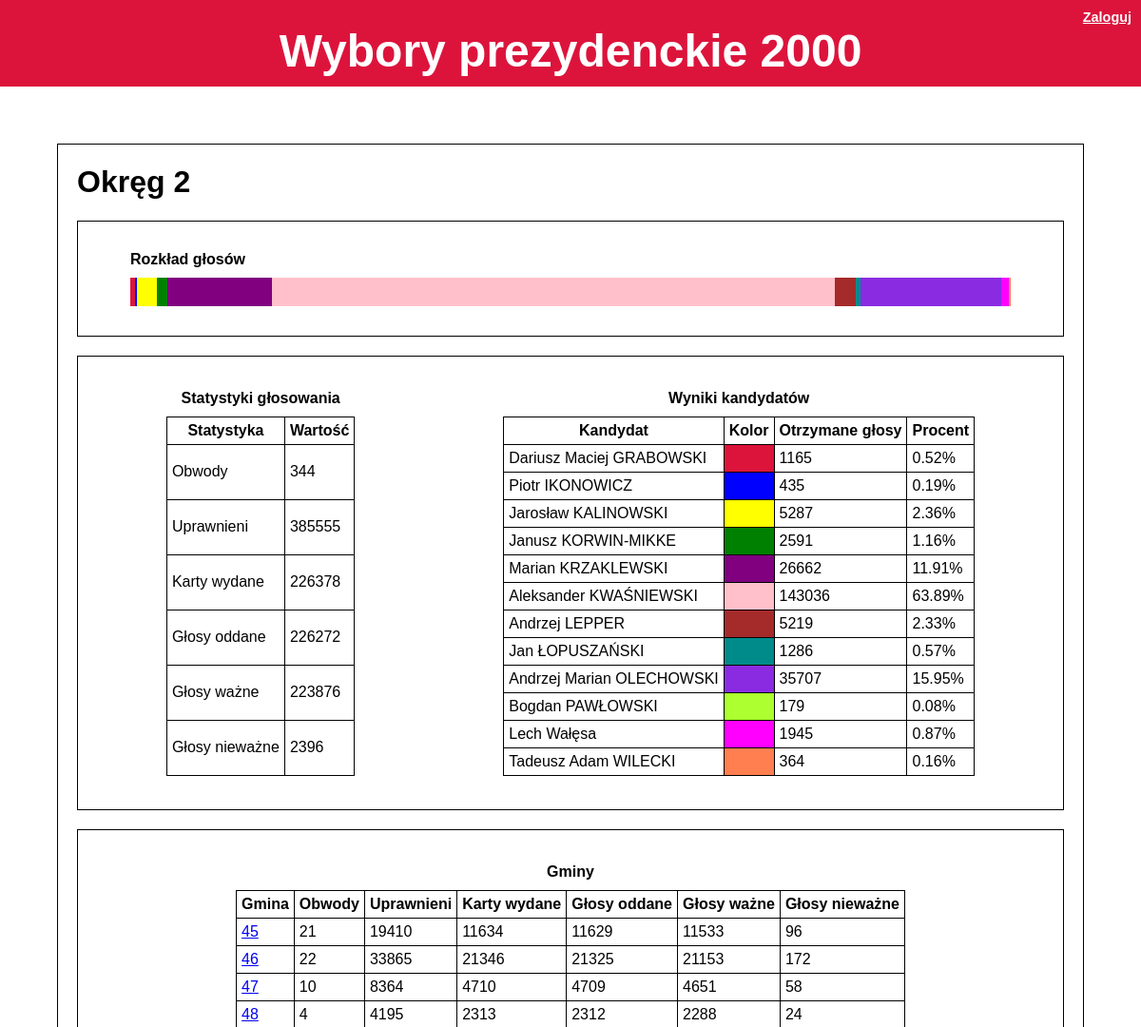
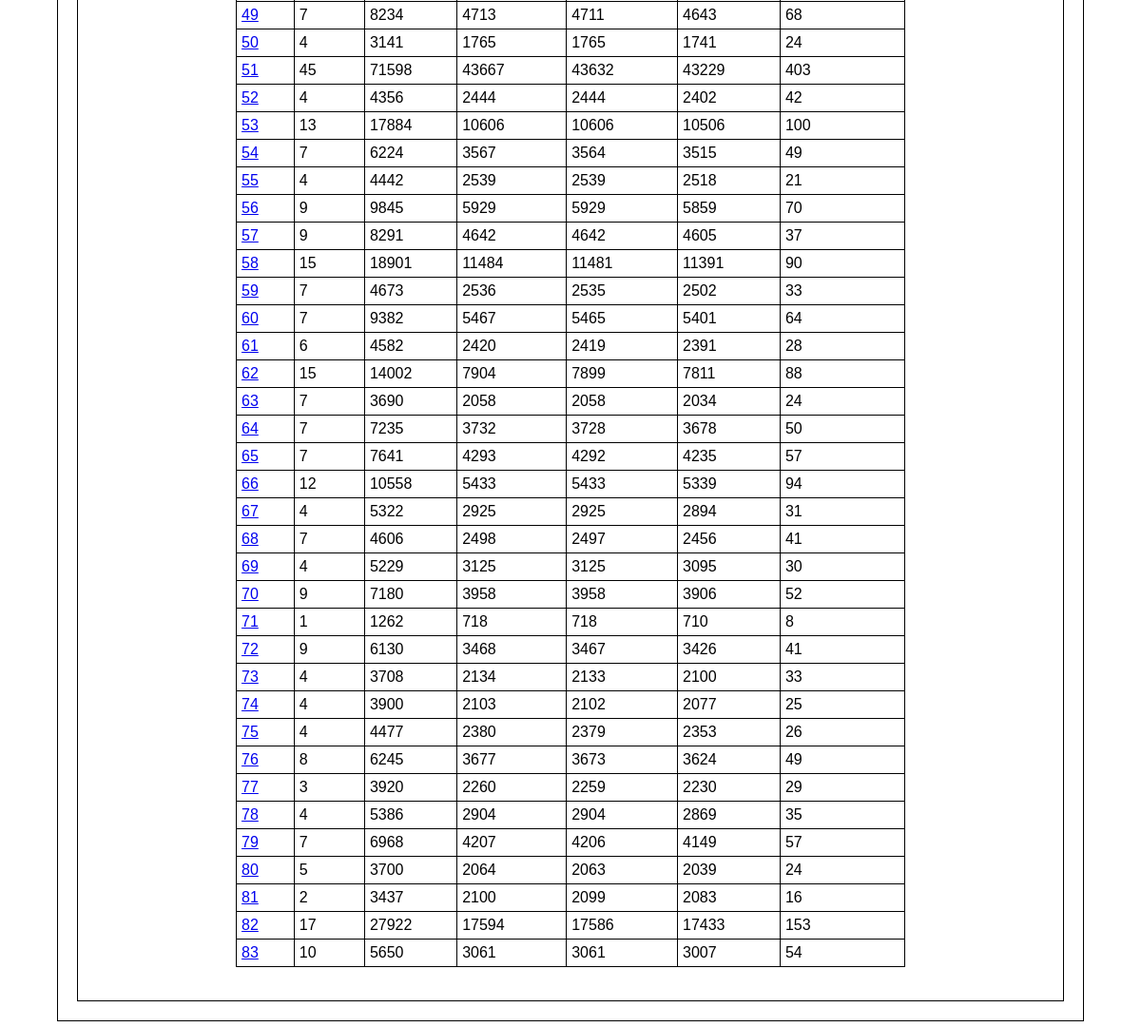
The app's page /pkw/district/2 with its own data (2 pictures, top to bottom).
### main/models.py (models this page shows, shortened)
class Area(models.Model):
    class Meta:
        abstract = True
    def __str__(self):
        return "%s %s" % (area_names[type(self).__name__.lower()], self.pk)
    def sum_attr(self, attr):
        attr_sum = 0
        for child in self.children():
            value = getattr(child, attr)
            if callable(value):
                value = value()
            attr_sum += value
        return attr_sum
    def valid(self):
        return self.sum_attr("valid")
    def invalid(self):
        return self.sum_attr("invalid")
    def cards(self):
        return self.sum_attr("cards")
    def subareas(self):
        return self.sum_attr("subareas")
    def people(self):
        return self.sum_attr("people")
    def given(self):
        return self.sum_attr("given")
    def grabowski(self):
        return self.sum_attr("grabowski")
    def ikonowicz(self):
        return self.sum_attr("ikonowicz")
    def kalinowski(self):
        return self.sum_attr("kalinowski")
    def korwin(self):
        return self.sum_attr("korwin")
    def krzaklewski(self):
        return self.sum_attr("krzaklewski")
    def kwasniewski(self):
        return self.sum_attr("kwasniewski")
    def lepper(self):
        return self.sum_attr("lepper")
    def lopuszanski(self):
        return self.sum_attr("lopuszanski")
    def olechowski(self):
        return self.sum_attr("olechowski")
    def pawlowski(self):
        return self.sum_attr("pawlowski")
    def walesa(self):
        return self.sum_attr("walesa")
    def wilecki(self):
        return self.sum_attr("wilecki")

class District(Area):
    voivodeship = models.ForeignKey(Voivodeship,
                                    verbose_name=area_names['voivodeship'],
                                    on_delete=models.CASCADE)
    def children(self):
        return self.commune_set.all()

class Commune(Area):
    district = models.ForeignKey(District, verbose_name='Okręg', on_delete=models.CASCADE)
    name = models.CharField('Nazwa', max_length=255, validators=[RegexValidator(regex=r"^([^\W_]|[- ])+$")])
    subareas = models.IntegerField(stat_names['subareas'], validators=[MinValueValidator(0)])
    people = models.IntegerField(stat_names['people'], validators=[MinValueValidator(0)])
    cards = models.IntegerField(stat_names['cards'], validators=[MinValueValidator(0)])
    invalid = models.IntegerField(stat_names['invalid'], validators=[MinValueValidator(0)])
    grabowski = models.IntegerField(candidate_names['grabowski'], validators=[MinValueValidator(0)])
    ikonowicz = models.IntegerField(candidate_names['ikonowicz'], validators=[MinValueValidator(0)])
    kalinowski = models.IntegerField(candidate_names['kalinowski'], validators=[MinValueValidator(0)])
    korwin = models.IntegerField(candidate_names['korwin'], validators=[MinValueValidator(0)])
    krzaklewski = models.IntegerField(candidate_names['krzaklewski'], validators=[MinValueValidator(0)])
    kwasniewski = models.IntegerField(candidate_names['kwasniewski'], validators=[MinValueValidator(0)])
    lepper = models.IntegerField(candidate_names['lepper'], validators=[MinValueValidator(0)])
    lopuszanski = models.IntegerField(candidate_names['lopuszanski'], validators=[MinValueValidator(0)])
    olechowski = models.IntegerField(candidate_names['olechowski'], validators=[MinValueValidator(0)])
    pawlowski = models.IntegerField(candidate_names['pawlowski'], validators=[MinValueValidator(0)])
    walesa = models.IntegerField(candidate_names['walesa'], validators=[MinValueValidator(0)])
    wilecki = models.IntegerField(candidate_names['wilecki'], validators=[MinValueValidator(0)])
    def __str__(self):
        return "Gmina %s" % self.name
    def valid(self):
        attr_sum = 0
        for candidate in candidates:
            attr_sum += getattr(self, candidate)
        return attr_sum
    def given(self):
        return self.valid() + self.invalid

### main/views.py (the view)
# urls.py: url(r'district/(?P<pk>\d+)$', views.district, name='district'),
def district(request, pk):
    return area(request, pk, District, 'commune')

### main/templatetags/main_filters.py (called while the page is built)
@register.filter(name='getattr')
def getattribute(value, arg):
    attr = getattr(value, arg)
    if callable(attr):
        attr = attr()
    return attr

@register.filter(name='get')
def get(dic, key):
    return dic.get(key)

### main/views.py (called while the page is built)
def area(request, pk, area_type, child_name, commune_form=None):
    area = get_object_or_404(area_type, pk=pk)
    return render(request, 'main/area.html',
                 {'area': area, 'child_name': child_name,
                  'commune_form': commune_form, **dictionaries})

### main/templates/main/area.html (shortened to what this page needs)
{% extends 'main/base.html' %}
{% load static %}
{% load main_filters %}
{% load mathfilters %}
{% block main %}
    <header class="pageheader"> <h1>{{ area }}</h1></header>
    <section>
            <figure>
            <figcaption>Rozkład głosów</figcaption>
                <div class="line_chart">
                {% for cand in candidates %}
                    <div style="background-color: {{ candidate_colors|get:cand }};
                        width: {{ area|getattr:cand|div:area.valid|mul:100 }}%"></div>
                {% endfor %}
                </div>
            </figure>
        </section>
    <section class="flex_container">
        <table>
            <caption>
                Statystyki głosowania
            </caption>
            <thead>
                <tr>
                    <th>Statystyka</th>
                    <th>Wartość</th>
                </tr>
            </thead>
            <tbody>
            {% for stat in stats %}
                <tr>
                    <td>{{ stat_names|get:stat }}</td>
                    <td>{{ area|getattr:stat }}</td>
                </tr>
            {% endfor %}
            </tbody>
        </table>
        <table class="cand_table">
            <caption>
                Wyniki kandydatów
            </caption>
            <thead>
                <tr>
                    <th>Kandydat</th>
                    <th>Kolor</th>
                    <th>Otrzymane głosy</th>
                    <th class="large_only">Procent</th>
                </tr>
            </thead>
            <tbody>
            {% if commune_form and request.user.is_authenticated %}
            <form method="POST">
            {% csrf_token %}
                {% for cand in candidates %}
                <tr>
                    <td><label for="{{ commune_form|getattr:cand|getattr:id_for_label }}">{{ candidate_names|get:cand }}</label></td>
                    <td style="background-color: {{ candidate_colors|get:cand }}"></td>
                    <td>{{ commune_form|getattr:cand }}</td>
                    <td class="large_only">{{ area|getattr:cand|div:area.valid|mul:100|floatformat:2 }}%</td>
                </tr>
                {% endfor %}
                <input type="submit">
            </form>
            {% else %}
                {% for cand in candidates %}
                <tr>
                    <td>{{ candidate_names|get:cand }}</td>
                    <td style="background-color: {{ candidate_colors|get:cand }}"></td>
                    <td>{{ area|getattr:cand }}</td>
                    <td class="large_only">{{ area|getattr:cand|div:area.valid|mul:100|floatformat:2 }}%</td>
                </tr>
                {% endfor %}
            {% endif %}
            </tbody>
        </table>
    </section>
    {% if area.children %}
    <section>
        <table class="centered">
            <caption>{{ area_names_p|get:child_name }}</caption>
            <thead>
                <tr>
                    <th>{{ area_names|get:child_name }}</th>
                    {% for stat in stats %}
                        {% if stat == 'people' or stat == 'valid' %}
                        <th class="not_small">
                        {% else %}
                        <th class="large_only">
                        {% endif %}
                        {{ stat_names|get:stat }}</th>
                    {% endfor %}
                </tr>
            </thead>
            <tbody>
            {% for subarea in area.children %}
                <tr>
                    <td>
                        <a href="{% with 'main:'|add:child_name as addr %}{% url addr subarea.pk %}{% endwith %}" title="{{ subarea }}"> {{ subarea.pk }} </a>
                    </td>
                    {% for stat in stats %}
                        {% if stat == 'people' or stat == 'valid' %}
                        <td class="not_small">
                        {% else %}
                        <td class="large_only">
                        {% endif %}
                        {{ subarea|getattr:stat }}</td>
                    {% endfor %}
                </tr>
            {% endfor %}
            </tbody>
        </table>
    </section>
    {% endif %}
{% endblock %}

### main/static/main/style.css (style rules this page uses)
body { margin: 0; font-family: Arial, Verdana, sans-serif; }
header.pageheader { margin:20px; }
table, td, th { border: 1px solid black; }
table { border-collapse: collapse; margin-top: 20px; margin-bottom: 20px; }
table caption { margin-bottom: 10px; font-weight: bold; }
figcaption { font-weight: bold; }
.cand_table { max-width: 70%; }
.centered { margin-left: auto; margin-right: auto; }
td, th { padding: 5px; }
section { margin:20px; border: 1px solid black; padding:15px; }
.flex_container { display: flex; justify-content: space-around; }
.line_chart { height: 30px; margin: 0px; margin-top: 10px; padding: 0; background-color: aquamarine; display: flex; }
.line_chart > div { margin: 0; padding: 0; height: 100% }

### records on screen
District: id "Okręg 2", stats "344" "385555" "226378" "226272" "223876" "2396", candidates "1165" "435" "5287" "2591" "26662" "143036" "5219" "1286" "35707" "179" "1945" "364", candidates "0.52" "0.19" "2.36" "1.16" "11.91" "63.89" "2.33" "0.57" "15.95" "0.08" "0.87" "0.16"
Commune: pk "45", stats "21" "19410" "11634" "11629" "11533" "96"
Commune: pk "46", stats "22" "33865" "21346" "21325" "21153" "172"
Commune: pk "47", stats "10" "8364" "4710" "4709" "4651" "58"
Commune: pk "48", stats "4" "4195" "2313" "2312" "2288" "24"
Commune: pk "49", stats "7" "8234" "4713" "4711" "4643" "68"
Commune: pk "50", stats "4" "3141" "1765" "1765" "1741" "24"
Commune: pk "51", stats "45" "71598" "43667" "43632" "43229" "403"
Commune: pk "52", stats "4" "4356" "2444" "2444" "2402" "42"
Commune: pk "53", stats "13" "17884" "10606" "10606" "10506" "100"
Commune: pk "54", stats "7" "6224" "3567" "3564" "3515" "49"
Commune: pk "55", stats "4" "4442" "2539" "2539" "2518" "21"
Commune: pk "56", stats "9" "9845" "5929" "5929" "5859" "70"
Commune: pk "57", stats "9" "8291" "4642" "4642" "4605" "37"
Commune: pk "58", stats "15" "18901" "11484" "11481" "11391" "90"
Commune: pk "59", stats "7" "4673" "2536" "2535" "2502" "33"
Commune: pk "60", stats "7" "9382" "5467" "5465" "5401" "64"
Commune: pk "61", stats "6" "4582" "2420" "2419" "2391" "28"
Commune: pk "62", stats "15" "14002" "7904" "7899" "7811" "88"
Commune: pk "63", stats "7" "3690" "2058" "2058" "2034" "24"
Commune: pk "64", stats "7" "7235" "3732" "3728" "3678" "50"
Commune: pk "65", stats "7" "7641" "4293" "4292" "4235" "57"
Commune: pk "66", stats "12" "10558" "5433" "5433" "5339" "94"
Commune: pk "67", stats "4" "5322" "2925" "2925" "2894" "31"
Commune: pk "68", stats "7" "4606" "2498" "2497" "2456" "41"
Commune: pk "69", stats "4" "5229" "3125" "3125" "3095" "30"
Commune: pk "70", stats "9" "7180" "3958" "3958" "3906" "52"
Commune: pk "71", stats "1" "1262" "718" "718" "710" "8"
Commune: pk "72", stats "9" "6130" "3468" "3467" "3426" "41"
Commune: pk "73", stats "4" "3708" "2134" "2133" "2100" "33"
Commune: pk "74", stats "4" "3900" "2103" "2102" "2077" "25"
Commune: pk "75", stats "4" "4477" "2380" "2379" "2353" "26"
Commune: pk "76", stats "8" "6245" "3677" "3673" "3624" "49"
Commune: pk "77", stats "3" "3920" "2260" "2259" "2230" "29"
Commune: pk "78", stats "4" "5386" "2904" "2904" "2869" "35"
Commune: pk "79", stats "7" "6968" "4207" "4206" "4149" "57"
Commune: pk "80", stats "5" "3700" "2064" "2063" "2039" "24"
Commune: pk "81", stats "2" "3437" "2100" "2099" "2083" "16"
Commune: pk "82", stats "17" "27922" "17594" "17586" "17433" "153"
Commune: pk "83", stats "10" "5650" "3061" "3061" "3007" "54"

### other values on screen
{{ stat_names|get:stat }} "Obwody" "Uprawnieni" "Karty wydane" "Głosy oddane" "Głosy ważne" "Głosy nieważne"
{{ candidate_names|get:cand }} "Dariusz Maciej GRABOWSKI" "Piotr IKONOWICZ" "Jarosław KALINOWSKI" "Janusz KORWIN-MIKKE" "Marian KRZAKLEWSKI" "Aleksander KWAŚNIEWSKI" "Andrzej LEPPER" "Jan ŁOPUSZAŃSKI" "Andrzej Marian OLECHOWSKI" "Bogdan PAWŁOWSKI" "Lech Wałęsa" "Tadeusz Adam WILECKI"
{{ area_names_p|get:child_name }} "Gminy"
{{ area_names|get:child_name }} "Gmina"
